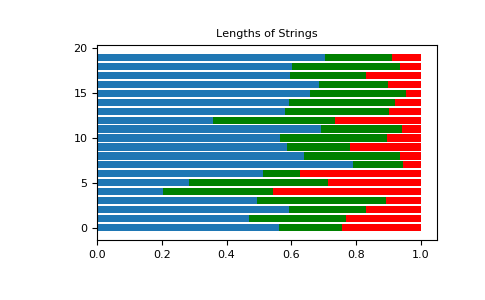

Generate this figure with Python:
# Taking an example cited in Wikipedia, this distribution can be used if
# one wanted to cut strings (each of initial length 1.0) into K pieces
# with different lengths, where each piece had, on average, a designated
# average length, but allowing some variation in the relative sizes of
# the pieces.

s = np.random.dirichlet((10, 5, 3), 20).transpose()

import matplotlib.pyplot as plt
plt.barh(range(20), s[0])
plt.barh(range(20), s[1], left=s[0], color='g')
plt.barh(range(20), s[2], left=s[0]+s[1], color='r')
plt.title("Lengths of Strings")
